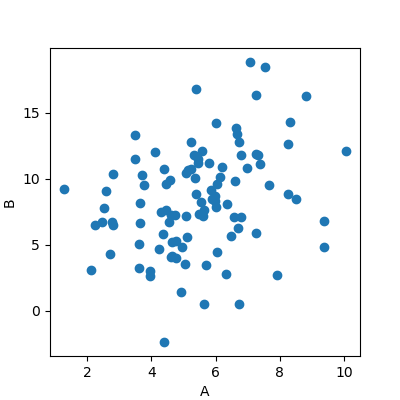

The Python source for this figure:
import matplotlib.pyplot as plt
import numpy as np

np.random.seed(1)
a, b = np.random.normal(loc=(5.0, 3.0), scale=(2.0, 4.0), size=(100, 2)).T
b += a

plt.figure(0, (4, 4))
plt.plot(a, b, "o")
plt.xlabel("A")
plt.ylabel("B")
plt.savefig("plot2.png")
plt.show()
